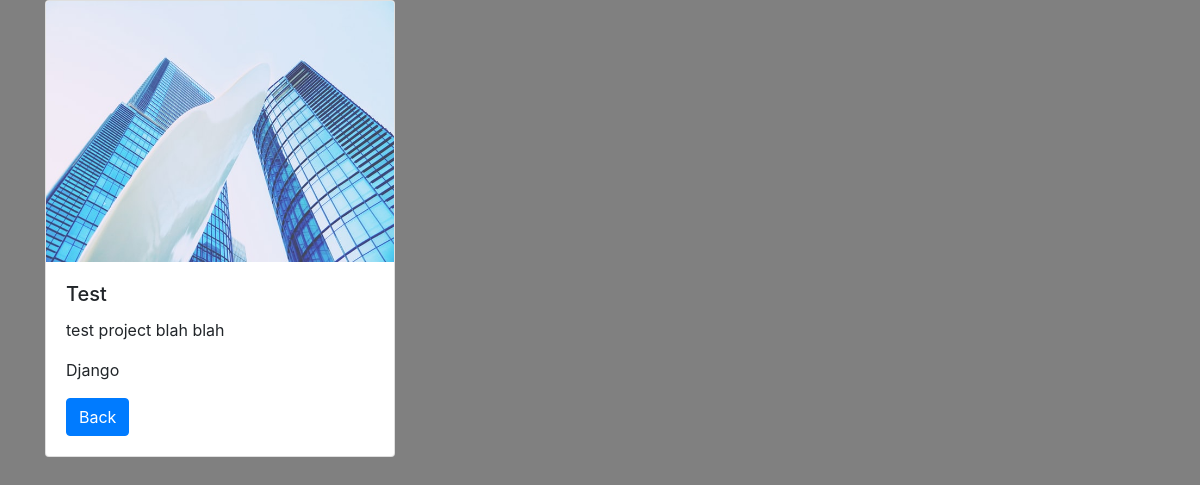
/projects/1, run on the app's committed database.
### projects/models.py (models this page shows)
class Project(models.Model):
    title = models.CharField(max_length=100)
    description = models.TextField()
    technology = models.CharField(max_length=20)
    image = models.CharField(max_length=100)

### projects/views.py (the view)
# urls.py: path("<int:pk>", views.project_detail, name="project_detail"),
def project_detail(request, pk):
    project = Project.objects.get(pk=pk)
    return render(request, 'projects/project_detail.html',
                  {'project': project})

### projects/templates/projects/project_detail.html
{% extends 'projects/base.html' %}
{% load static %}
{% block content %}
<div class="container">
    <div class="row">
        <div class="col-md-4">
            <div class="card mb-2">
                <img class="card-img-top" src="{% static project.image %}" alt="poep">
                <div class="card-body">
                    <h5 class="card-title">{{ project.title }}</h5>
                    <p class="card-text">{{ project.description }}</p>
                    <p>{{ project.technology }}</p>
                    <a href="{% url 'projects:all_projects' %}" class="btn btn-primary">Back</a>
                </div>
            </div>
        </div>
    </div>
</div>
{% endblock %}

### data on the page
Project: image (picture), title "Test", description "test project blah blah", technology "Django"
